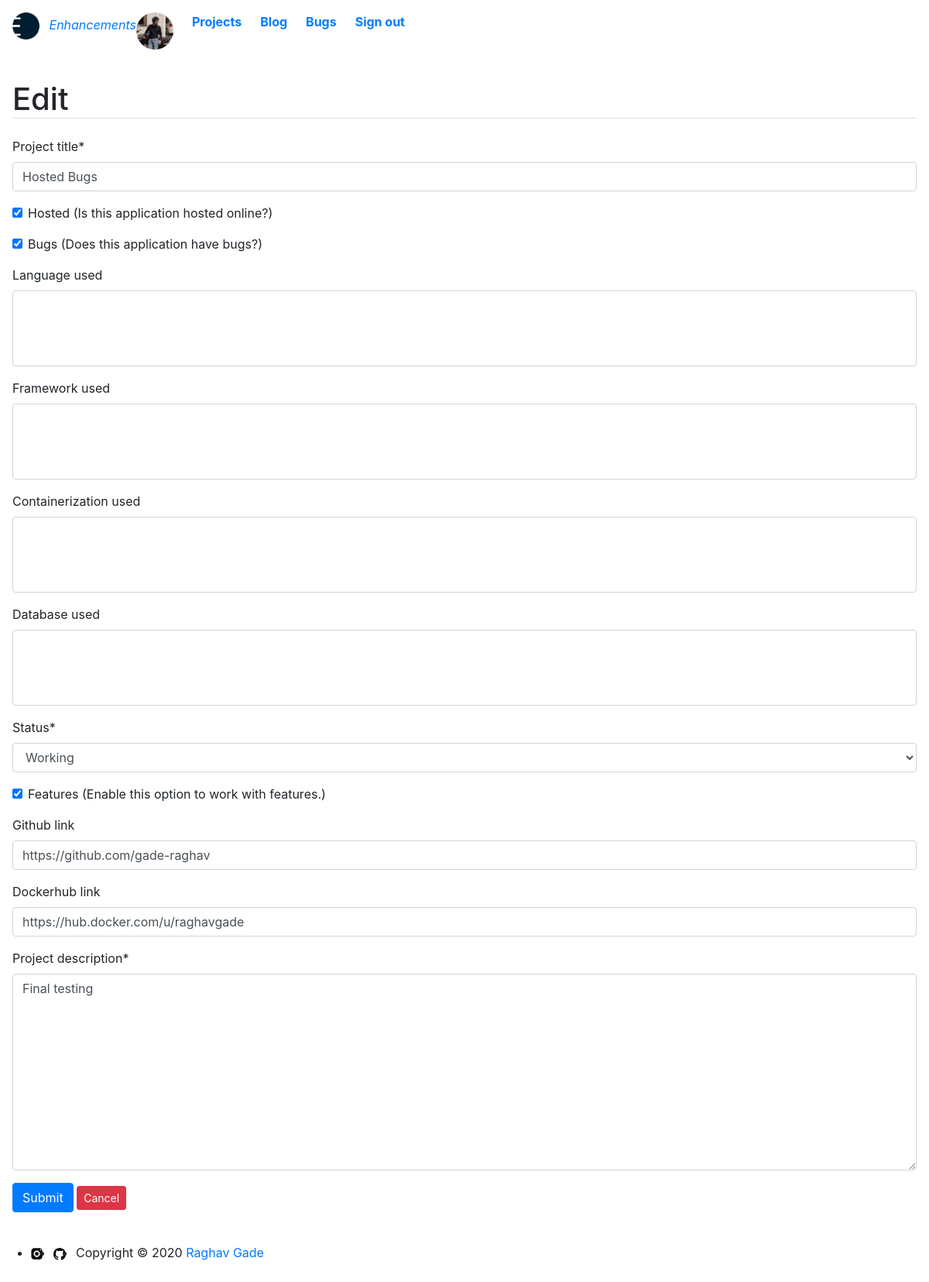
The page /projectedit/5 (signed in) on the database its author committed.
### base/models.py (models this page shows, shortened)
class Project(models.Model):
    STATUS = (
        ('Queued','Queued'),
        ('Working','Working'),
        ('Completed','Completed'),
    )
    project_id = HashidAutoField(min_length=8,primary_key=True,alphabet="0123456789abcdefghijklmnopqrstuvwxyz",salt="drop the gun and go to steam bathc")
    project_title = models.CharField(max_length=200,blank=False)
    project_bugs = models.BooleanField(default=False)
    framework_used = models.ManyToManyField(Framework,blank=True)
    language_used = models.ManyToManyField(Language,blank=True)
    containerization_used = models.ManyToManyField(Containerization,blank=True)
    database_used = models.ManyToManyField(Database,blank=True)
    project_description = MDTextField()
    github_link = models.CharField(max_length=200, default='',blank=True,null=True)
    dockerhub_link = models.CharField(max_length=200, blank=True)
    status = models.CharField(max_length=20,null=False,choices=STATUS,default="Working")
    date_created = models.DateTimeField(auto_now_add=True)
    updated_at = models.DateTimeField(auto_now=True)
    features = models.BooleanField(default=False)
    hosted = models.BooleanField(default=False)
    class Meta:
        ordering = ['-updated_at']

### base/views.py (the view)
# urls.py: path('projectedit/<str:project_id>', views.projectedit, name="projectedit"),
@login_required(login_url='signin')
def projectedit(request,project_id):
    project = Project.objects.get(project_id=project_id)
    form = ProjectForm(instance=project)
    if request.method == 'POST':
        form = ProjectForm(request.POST, request.FILES, instance=project)
        if form.is_valid():
            form.save()
            messages.info(request, 'Updated.')
            return redirect('home')
    context = { 'form' : form}
    return render(request,'base/projectedit.html', context)

### base/forms.py
class ProjectForm(ModelForm):
    class Meta:
        model = Project
        fields = ['project_title','hosted','project_bugs','language_used','framework_used','containerization_used','database_used','status','features','github_link','dockerhub_link','project_description']
        labels = {
            'features': _('Features (Enable this option to work with features.)'),
            'hosted': _('Hosted (Is this application hosted online?)'),
            'project_bugs': _('Bugs (Does this application have bugs?)'),
        }
        widgets ={
            'project_title' : TextInput(
                attrs={'placeholder':'Project Title'}),
            'project_description' : Textarea(
                attrs={'placeholder': 'Add project description'}
            )
            }

### base/templates/base/projectedit.html (shortened to what this page needs)
{% extends 'base/main.html'%}
{% load static %}
{% block content%}
{% load crispy_forms_tags%}
<main class="container-lg px-3 pb-4">
    <h1 class="border-bottom h1 my-3 my-lg-4">Edit</h1>
        <form action="" autocomplete="off" method="POST" >
            {{ form|crispy }}
            <button type="submit" class="btn btn-primary">Submit</button>
            <a class="btn btn-sm btn-danger "  href="{% url 'home' %}">Cancel</a>
        </form>
</main>
{% endblock%}

### rows shown on the page
Project: project_title "Hosted Bugs", hosted "☑", project_bugs "☑", status "Working", features "☑", github_link "https://github.com/gade-raghav", dockerhub_link "https://hub.docker.com/u/raghavgade", project_description "Final testing"
